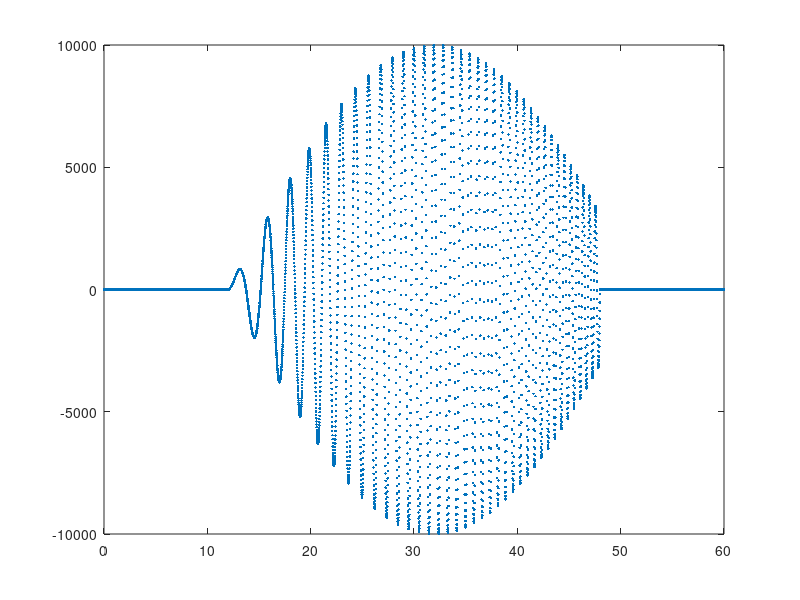

This figure's MATLAB source: (Note: this script raises an error after producing the figure.)
%% Filtering & Identification Practical Assignment 2
%  Roland Varga #5369509
%  Daniel Barroso #5230543

STUDENTID = 5230543;

%% Assignment 1
%%% Sampling frequency
% The sampling frequency is chosen to be 100 Hz. This frequency allows to 
% capture the fastest dynamics of the system without sampling an excesive 
% amount of noise.

fs1 = 100;
Ts1 = 1/fs1;

%%
%%% Input signal
% The two parameters taken into account for the design of the input signal  
% are the following:                                                       
% 1.Amplitude: The amplitude of the input signal is designed to have a
% high signal-to-noise ratio. After checking several inputs, it has been
% concluded that a signal amplitude in the order of 10^5 is required 
% (Figures 1 and 2). In Figure 1 it can be observed that an input of 
% amplitude 10^4 generates a response with a magnitude comparable to the 
% noise and thus it is not adequate.                                        
% 2.Persistency of excitation: The persistency of excitation of the input
% was chosen to be large enough to excite all the system's dynamics. 
% It has been decided that the block size 's' shall be at least 10 times 
% larger than the system order.
% The system order is initially unkown, so as a first hypothesis it is 
% assumed 
% that it would not be larger than 10. This implies a block size of at 
% least 50. 
% Therefore, the input was designed as 
% a frequency sweep of varying amplitude, with persistency of excitation
% of order 50, which proved to be enough for the system identification.  
% The input persistency of excitation was checked both by its hankel
% matrix's rank and by its singular values (Figure 3). 
% By performing several iterations in the identification cycle, it was 
% confirmed that the hypothesis of the model order was correct since all 
% the system dynamics are captured (this is further analyzed in Assigment 
% II in this document)   


%Generate frequency sweep input of order 10^4
omega = 2*pi/4;
sim_time = 60;
t = 0:Ts1:sim_time-Ts1;
t_length = size(t,2);
ramp = linspace(1,4,t_length*0.6);
u = [zeros(1,t_length*0.2)...
    sin(2*pi/(2*40)*t(1:t_length*0.6)).*...
    (10000*sin(omega*(ramp.*t(1:t_length*0.6))))...
    zeros(1,t_length*0.2)];

%Plot input of order 10^4
figure(1)
plot(0:Ts1:sim_time-Ts1,u,'.')
y = spike_filter(exciteSystem(STUDENTID,u,fs1));
hold on;
plot(t,y,'.')
hold off
xlabel ('Time (s)')
ylabel ('Input and Response')
title ('Input signal of amplitude 10000 and response')
legend Input Response

%Generate frequency sweep input of order 10^5
omega = 2*pi/4;
sim_time = 60;
t = 0:Ts1:sim_time-Ts1;
t_length = size(t,2);
ramp = linspace(1,4,t_length*0.6);
u = [zeros(1,t_length*0.2)...
    sin(2*pi/(2*40)*t(1:t_length*0.6)).*...
    (1000000*sin(omega*(ramp.*t(1:t_length*0.6))))...
    zeros(1,t_length*0.2)];


%Plot input of order 10^5
figure(2)
hold on
plot(0:Ts1:sim_time-Ts1,u,'.')
y = spike_filter(exciteSystem(STUDENTID,u,fs1));
plot(t,y,'.')
hold off
xlabel ('Time (s)')
ylabel ('Input and Response')
title ('Input signal of amplitude 100000 and response')
legend Input Response

%Generate hankel matrix of the input

s = 50;
U_0sN = hankel(u(1:s),u(s:end));
RankU=rank(U_0sN);
fprintf("The rank of the input hankel matrix is: %d \n",RankU);

%Plot singular values of the input
figure(3)
semilogy(svd(U_0sN),'x')
xlabel ('(-)')
ylabel ('Singular Values')
title ('Singular values of the input')
%%
%%% Spikes identification and removal
% In order to identify the spikes, the mean and standard deviation of 
% the system response has been calculated. If a sampled point is located 
% out of the range of four times the standard deviation from the mean, it 
% is identified as a spike. In that case, a linear interpolation is 
% performed using the points of the signal that lie before and after the 
% spike. If the spike is located at the end of the signal, such that there 
% are not valid points after the spike, the spike's point are substituted  
% by the last signal value within the allowed deviation range. The code for
% the spikes identification and removal is located at the end of the
% document as a separated function called 'spike_filter'.

figure(4)
plot(y,'g','LineWidth',1);
hold on;
plot(exciteSystem(STUDENTID,u,fs1),'r')
xlabel ('(Time (s)')
ylabel ('Response')
title ('Filtered and unfiltered response')
legend Filtered-Reponse Unfiltered-Response
%%
%%% Time delay
% In the second figure it can be observed that the time delay is
% approximately 0.9 seconds. In order to take this into account for the
% identification, the response sequence is shifted to match the input
% signal. Consequently, the last values of the input signal has to be
% removed so that the input and response have the same lenght.

delay = 0.9;
delay_samples = 0.9/Ts1;
y_nodelay = y(delay_samples:end);
u_nodelay = u(1:end-delay_samples+1)';
%%
%%% DC-Offset analysis 
% For the given Student ID, the DC offset varies significantly for each
% realization. In order to find a mean value for the DC offset, 2000 
% realizations of the system response to a zero input have been performed.
% Plotting the mean for every time instant shows that the system does not 
% have a clear DC value. Since the mean values vary around zero, and are
% highly dependent on the realization, it has been concluded the most
% appropriate decision is to approximate the DC Offset as 0.

for i = 1:2000
    y_all(i,:) = (spike_filter(exciteSystem(STUDENTID,0*10000*...
    ones(5/Ts1,1),fs1)));
end
figure(5)
plot(sum(y_all,1)/2000)
mean(sum(y_all,1)/2000)
%% Linearity determination
% In order to check if the system is linear, it has been observed if 
% multiplying the input by some constant also causes the response to be
% multiplied by the same number. As it can be observed in the graph, this 
% is confirmed, since the responses of the inputs multiplied by 1, 
% 2 and 4, show a peak at 4, 8 and 16, respectively.

y_lin1 = exciteSystem(STUDENTID,100000*ones(5/Ts1,1),fs1);
y_lin2 = exciteSystem(STUDENTID,2*100000*ones(5/Ts1,1),fs1);
y_lin3 = exciteSystem(STUDENTID,4*100000*ones(5/Ts1,1),fs1);

figure(6)
plot(spike_filter(y_lin1),'.');
hold on
plot(spike_filter(y_lin2),'.');
plot(spike_filter(y_lin3),'.');
hold off
disp(max(spike_filter(y_lin2))/max(spike_filter(y_lin1)))
disp(max(spike_filter(y_lin3))/max(spike_filter(y_lin1)))
%% Input-Output data for identification and validation
% By following the system identification cycle several times, it has been
% observed that the highest VAF for both the identification and validation
% is obtained when the training is perfomed on the 60% of the data, and the
% validation with the remaining 40%. It shall be remarked that the
% validation is performed using the real system response (including the
% delay). 

%Setting the part of the data used for identificatin and validation
r = 0.6;
lim = floor(size(u_nodelay,1)*r);

%Data without delay for identification

% Input data for identification
u_iden=u_nodelay(1:lim);

% Output data for identification
y_iden=y_nodelay(1:lim);


%Data with delay for validation

% Input data for validation
u_val=u(lim+1:end);

% Output data for validation
y_val=y(lim+1:end);

%% Assignment 2: Identification
%% Model order determination
% In order to determine the order of the system, the plot of the singular
% values of the system response has been analyzed. 
% In addition to this, the identification and validation VAFs have been 
% taken into account, as well as the residuals autocorrelation and 
% residuals correlation with the input. 
% The figure shows that a large drop takes place after the 
% second, fourth and fifth singular values. After several iterations of 
% the identification cycle anayzing the cases of system model order to be 
% 2, 4 and 5, it has been observed that the VAFs are higher in the later  
% case. Moreover, the residuals autocorrelation and residuals correlation 
% with the 
% input are smaller in this case (this is more deeply addressed in the last
% section).
% Therefore, it has been concluded that the model order is 5.

Y_0sN = hankel(y(1:s),y(s:end));

figure(7)
semilogy(svd(Y_0sN),'x')

%% Model Estimation
% Several subspace identification methods have been used to perform the
% identification and validation, being the PO-MOESP algorithm the one
% providing the best performance. Moreover, since the VAF obtained with 
% this method is larger than 99%, no further algorithms such as error
% prediction methods have been used after the PO-MOESP.

%Identification method
method = 'po-moesp';

%Model order
n = 5;

%Block size
s = 50;

%Identification process
[A,B,C,D,x0,sv] = subspaceID(u_iden,y_iden,s,n,method);

%Simulation with the identified system
[yhat,xhat] = simsystem(A,B,C,D,x0,u_nodelay);

%Calculation of the VAF for identification
vaf(y_iden,yhat(1:lim))

figure(8)
plot(y_iden,'.')
hold on;
plot(yhat(1:lim),'.')
title 'Identification VAF:99.95%'

%% Assignment 3: Validation
%%% Identification and Validation VAFs
% The VAF of the identification reaches 99.98%, while that of the 
% validation is approximately 99.5%. Although this values slightly vary
% over different realizations, it can be highlighted that the
% identification VAF is always higher than the validation VAF. This is due
% to the fact that the identified system is optimized for the
% identification data, and since it differs from the validation data,
% the resulting valdation VAF is not as high as for the identification.
% Nevertheless, it can be remarked that although the input data for the 
% validation contains a sinusoidal of a higher frequency than that of the 
% identification input data, the response in the validation accurately  
% follows the high frequency input. This also supports the choice of the 
% model order as 5, since the higher frequency input does not excite the 
% system in any way that was not taken into consideration during the 
% identification. 

%Adding the delay to the identified system
delay=zeros(delay_samples-1,1);
yhat_delay=[delay; yhat];

figure(9)
plot(y_val,'.')
hold on;
plot(yhat_delay(lim+1:end),'.')
hold off;
title 'Validation VAF:99.5%'

vaf(y_val,yhat_delay(lim+1:end))


%% Residuals auto-correlation
% The residuals auto-correlation indicates the amount of information 
% present in the error and thus not captured in the identified model, and 
% has been extensively used in this work. 
% Since the analyzed model exciteSystem presents noise, its autocorrelation 
% has been analyzed in the first place. As shown in the first graph, it can
% be observed that 
% it is not a zero-mean white noise and thus it has some embedded 
% information. In order to address the identification
% performance, the used reasoning is as follows: if the identified model 
% was perfect and all the usefull information was captured, the residuals 
% auto-correlation should match the auto-correlation of the noise
% present in the system. The data used for calculating the residuals
% auto-correlation has been the validation data. Looking at the residuals
% auto-correlation over the different iterations of the id-cycle has
% allowed to determine the model order. More precisely, a model order of 5
% generates a residuals auto-correlation that is close to that of the 
% noise, as shown on the second figure.

y_zeroinput = spike_filter(exciteSystem(STUDENTID,0*u,fs1));
figure(10)
autocorr(y_zeroinput)

figure(11)
res = y_val-yhat_delay(lim+1:end);
autocorr(res)

%% Cross-correlation between input and residuals
% It is expected that the cross-correlation between the residuals and the
% input is generally small.
figure(12)
corr=crosscorr(res,u_val);
stem(corr)

%% Functions
function [A,B,C,D,x0,sv] = subspaceID(u,y,s,n,method)
% Function INPUT 
% u         system input (matrix of size N x m)
% y         system output (matrix of size N x l)
% s         block size (scalar)
% n         model order (scalar)
% method    method (string e.g. 'moesp')
%
% Function OUTPUT
% A         System matrix A (matrix of size n x n)
% B         System matrix B (matrix of size n x m)
% C         System matrix C (matrix of size l x n)
% D         System matrix D (matrix of size l x m)
% x0        Initial state (vector of size n x one)
% sv        Singular values (vector of size n x one)
    
    switch method
        case 'moesp'
            % Computation of the Hankel matrices
            UY = [hankel(u(1:s),u(s:end)); hankel(y(1:s),y(s:end))];
            
            % LQ factorization to get L22
            [~,R] = qr(UY',0);
            L = R(1:2*s,1:2*s)';
            L22 = L(size(L,1)/2+1:end,size(L,2)/2+1:end);
            
            % SVD of L22
            [U,S,~] = svd(L22,0);
            
        case 'pi-moesp'
            % Computation of the Hankel matrices
            U = hankel(u(1:2*s),u(2*s:end));
            Up = U(1:s,:);
            Uf = U(s+1:2*s,:);
            Y = hankel(y(1:2*s),y(2*s:end));
            Yp = Y(1:s,:);
            Yf = Y(s+1:2*s,:);
            
            % LQ factorization to get L32
            [~,R] = qr([Uf' Up' Yf'],0);
            L = R(1:3*s,1:3*s)';
            L32 = L(2*s+1:end,s+1:2*s);
            
            % SVD of L32
            [U,S,~] = svd(L32,0); 
            
        case 'po-moesp'
            % Computation of the Hankel matrices
            U = hankel(u(1:2*s),u(2*s:end));
            Up = U(1:s,:);
            Uf = U(s+1:2*s,:);
            Y = hankel(y(1:2*s),y(2*s:end));
            Yp = Y(1:s,:);
            Yf = Y(s+1:2*s,:);
            
            % Constructing the instrumental variable
            Z = [Up;Yp];
            
            % LQ factorization to get L32
            [~,R] = qr([Uf; Z; Yf]',0);
            L = R(1:4*s,1:4*s)';
            L32 = L(3*s+1:end,s+1:3*s);
            
            % SVD of L32
            [U,S,~] = svd(L32,0);
    end
    
    % Storing singular values in output 'sv'
    sv = diag(S);
    %semilogy(sv,'x')
            
    % Computing A by linear least squares
    A = U(1:s-1,1:n)\U(2:s,1:n);

    % Extracting C
    C = U(1,1:n);
    
    % Construction of the phi matrix transpose
    m = size(u,2);
    l = size(y,2);
    phi_t = zeros(size(y,1),n+n*m+l*m);
    for k=0:size(y,1)-1
        phi_t1 = C*(A^k);
        phi_t2 = zeros(1,n*m);
        for j=0:k-1
            phi_t2 = phi_t2 + kron(u(j+1),C*(A^(k-1-j)));
        end
        phi_t3 = u(k+1);
        phi_t(k+1,:) = [phi_t1 phi_t2 phi_t3];
    end

    % Linear least squares to get the solution vector
    sol = phi_t\y;
    
    % Extracting information from the vector
    x0 = sol(1:n);
    B = sol(n+1:end-1);
    D = sol(end);
end


function y_filt = spike_filter(y)

    % Calculating the signal mean and standard deviation
    
    std_dev = std(y);
    m = mean(y);

    y_filt = y;

    % Initialize the range of points of a spike (ws), including the valid 
    % signal values before and after the spike
    
    ws_start = 0;
    ws_end = 0;

    for i=1:size(y,1)
       if (y(i)>m+std_dev*4)
           if (ws_start == 0)
               ws_start = i-1;
           else
               % Nothing to do
           end
       else
           if (ws_start ~= 0)
               ws_end = i;

               % Doing the linear interpolation
               x = [ws_start; ws_end];
               v = [y(ws_start); y(ws_end)];
               xq = ws_start:ws_end;
               vq1 = interp1(x,v,xq);

               % Substituting with the correct values
               y_filt(xq) = vq1;

               ws_start = 0;
               ws_end = 0;
           end
       end 
    end
    
    %Case in which the spike is located at the end of the signal: spike
    %points are directly subsituted by the previous allowed value.
    if (ws_start ~= 0)
        y_filt(ws_start:end) = y_filt(ws_start);
    end
    
end

function v = vaf(y, y_est)
    % Variance Accounted For (VAF) | Percentage value (%)
    % y     : measured output
    % y_est : estimated output
    
    v = var(y - y_est) / var(y) ;
    v = 100 * ( 1 - v );
    
    if ( v < 0 )
        v = 0;
    end
end



